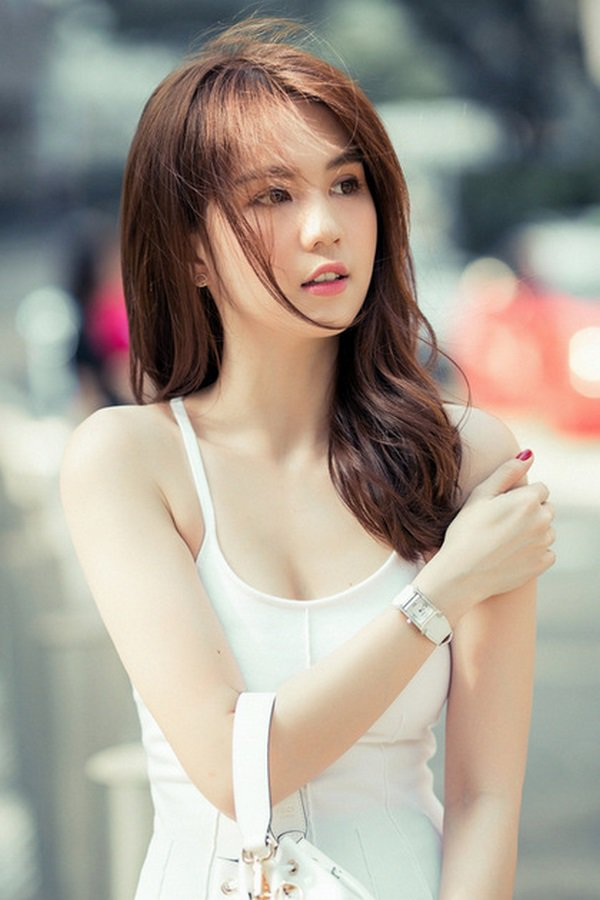
#> input picture labs/data/image.jpg, 600 x 900 px, found by its file name
$ python histogram.py
#> lines starting #> are read from the running program, lines starting #| are printed output that depends on the picture
import argparse

import cv2
import numpy as np
import matplotlib.pyplot as plt


def plot_histogram(image):
    """Plot histogram of image

    Parameters
    ----------
    image : np.ndarray BGR h,w,c dimentional
        image
    """
    hist, _ = np.histogram(image, bins=256)
    plt.bar(np.arange(256), hist)
    plt.show()


def histogram_equalization(image):
    """Histogram Equalization

    Parameters
    ----------
    image : np.ndarray BGR h,w,c dimentional
        image

    Returns
    -------
    np.ndarray BGR h,w,c dimentional
        equalized image
    """
    histogram, _ = np.histogram(image, bins=256)

    cdf = (histogram / histogram.sum()).cumsum()
    # mask all pixels with value=0 and replace it with mean of the pixel values
    cdf_m = np.ma.masked_equal(cdf, 0)
    cdf_m = (cdf_m - cdf_m.min()) / (cdf_m.max() - cdf_m.min())
    cdf_m *= 255
    cdf = np.ma.filled(cdf_m, 0).astype('uint8')

    eq_image = cdf[image]

    return eq_image


def convert_histogram(src_image, dest_image):
    """Convert image to histogram of other image

    Parameters
    ----------
    src_image : np.ndarray BGR h,w,c dimentional
        source image
    dest_image : np.ndarray BGR h,w,c dimentional
        destination image

    Returns
    -------
    np.ndarray BGR h,w,c dimentional
        equalized image
    """
    src_hist, _ = np.histogram(src_image, bins=256)
    dst_hist, _ = np.histogram(dest_image, bins=256)

    src_cdf = (src_hist / src_hist.sum()).cumsum()
    dst_cdf = (dst_hist / dst_hist.sum()).cumsum()

    cdf = np.zeros_like(src_cdf)

    for i in range(256):
        idx = np.argmin(np.abs(src_cdf - dst_cdf[i]))
        cdf[idx] = i

    return cdf[src_image]


if __name__ == "__main__":
    parse = argparse.ArgumentParser()
    parse.add_argument('-i', '--image', type=str, default="data/image.jpg")
    parse.add_argument('-d', '--dst-image', type=str, default="data/luna.jpg")
    opt = parse.parse_args()

    image = cv2.imread(opt.image)
#> image is the input picture: shape (900, 600, 3); mean B, G, R 146.1, 157.5, 166.4
    plot_histogram(image)
#> in plot_histogram, `hist, _ = np.histogram(image, bins=256)`: hist = 256 values, max 14432 at index 207, min 691 at index 254, mean 6328.1
#> in plot_histogram, `plt.show()`:
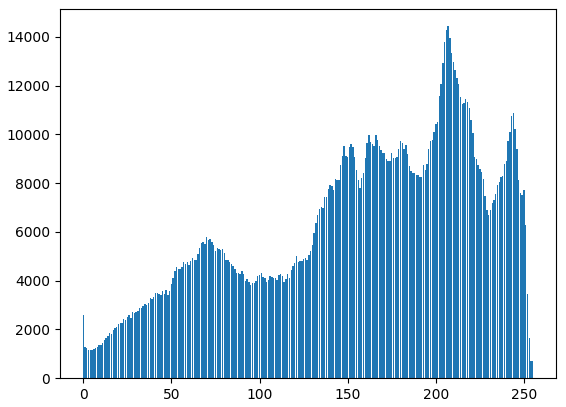
#> figure drawn by matplotlib, 1 panel; tallest bar 14432 high, from x = 206.6 to 207.4

    eq_image = histogram_equalization(image)
#> in histogram_equalization, `histogram, _ = np.histogram(image, bins=256)`: histogram has the same summary as hist in plot_histogram
#> in histogram_equalization, `cdf = (histogram / histogram.sum()).cumsum()`: cdf = 256 values from 0.00161 to 1
#> in histogram_equalization, `cdf = np.ma.filled(cdf_m, 0).astype('uint8')`: cdf = 256 values from 0 to 255
#> in histogram_equalization, `eq_image = cdf[image]`:
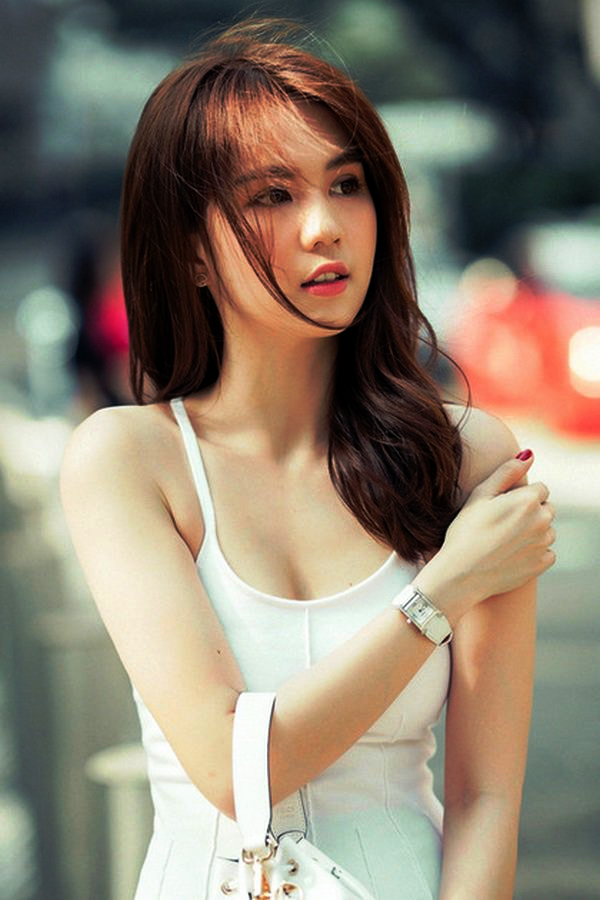
#> eq_image: shape (900, 600, 3); mean B, G, R 112.4, 128.9, 140.9
    plot_histogram(eq_image)
#> in plot_histogram (call 2), `hist, _ = np.histogram(image, bins=256)`: hist = 256 values, max 14432 at index 188, min 0 at index 83, mean 6328.1
#> in plot_histogram (call 2), `plt.show()`:
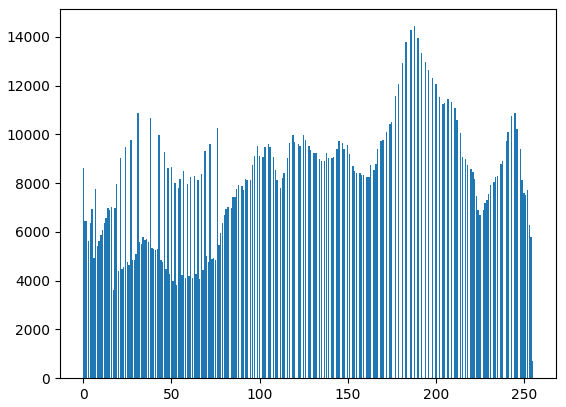
#> figure drawn by matplotlib, 1 panel; tallest bar 14432 high, from x = 187.6 to 188.4

    dst_image = cv2.imread(opt.dst_image)
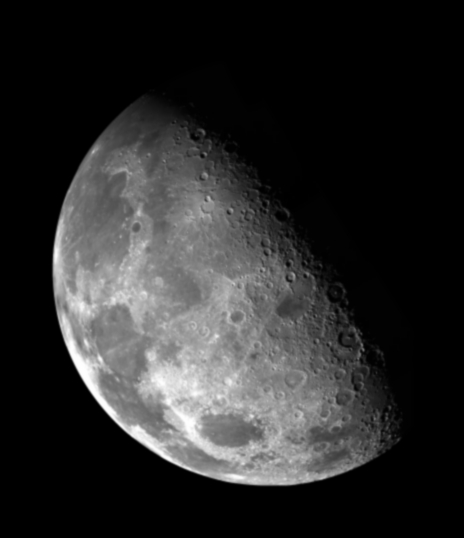
#> input picture labs/data/luna.jpg, 464 x 538 px, found by its file name
#> dst_image is the input picture: shape (538, 464, 3); min 0, max 255, mean 42.6
    plot_histogram(dst_image)
#> in plot_histogram (call 3), `hist, _ = np.histogram(image, bins=256)`: hist = 256 values, max 424320 at index 0, min 12 at index 255, mean 2925.4
#> in plot_histogram (call 3), `plt.show()`:
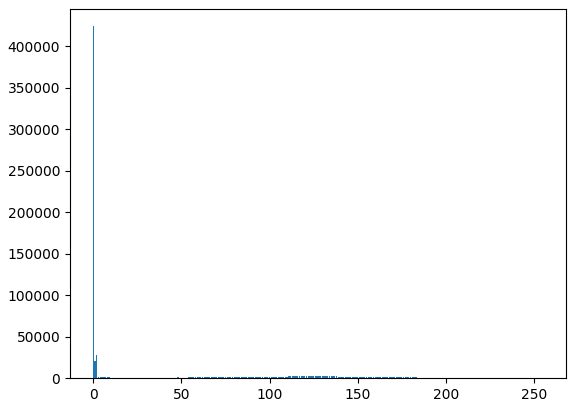
#> figure drawn by matplotlib, 1 panel; tallest bar 424320 high, from x = -0.4 to 0.4

    eq_image = convert_histogram(image, dst_image)
#> in convert_histogram, `src_hist, _ = np.histogram(src_image, bins=256)`: src_hist = 256 values, max 14432 at index 207, min 691 at index 254, mean 6328.1
#> in convert_histogram, `dst_hist, _ = np.histogram(dest_image, bins=256)`: dst_hist has the same summary as hist in plot_histogram
#> in convert_histogram, `src_cdf = (src_hist / src_hist.sum()).cumsum()`: src_cdf = 256 values from 0.00161 to 1
#> in convert_histogram, `dst_cdf = (dst_hist / dst_hist.sum()).cumsum()`: dst_cdf = 256 values from 0.567 to 1
#> the loop in convert_histogram, `for i in range(256):` made 256 passes
#> idx on passes 1 to 3: 179, 184, 191
#> after the loop in convert_histogram, `for i in range(256):`: cdf = 256 values, max 255 at index 255, min 0 at index 0, mean 32.44
#> in convert_histogram, `return cdf[src_image]`:
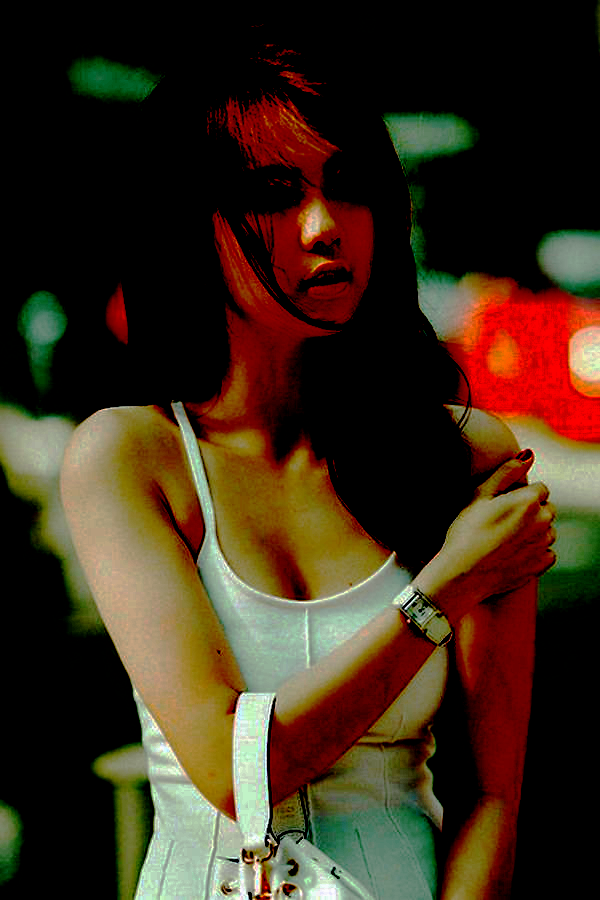
#> returned value: shape (900, 600, 3) float64; mean of channels 0, 1, 2 26, 43.8, 61.1; drawn as B, G, R
    plot_histogram(eq_image)
#> in plot_histogram (call 4), `hist, _ = np.histogram(image, bins=256)`: hist = 256 values, max 1006470 at index 0, min 0 at index 3, mean 6328.1
#> in plot_histogram (call 4), `plt.show()`:
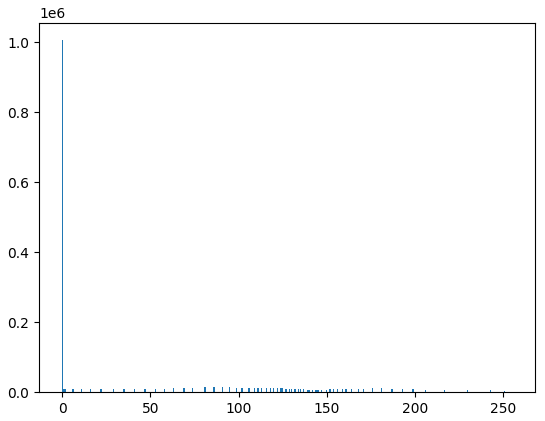
#> figure drawn by matplotlib, 1 panel; tallest bar 1006470 high, from x = -0.4 to 0.4
